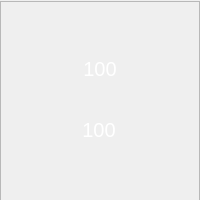
<?xml version="1.0" encoding="UTF-8"?>
<ui version="4.0">
 <class>SmallPlate</class>
 <widget class="QWidget" name="SmallPlate">
  <property name="geometry">
   <rect>
    <x>0</x>
    <y>0</y>
    <width>200</width>
    <height>200</height>
   </rect>
  </property>
  <property name="windowTitle">
   <string>Form</string>
  </property>
  <widget class="PlateFrame" name="frame">
   <property name="geometry">
    <rect>
     <x>0</x>
     <y>1</y>
     <width>200</width>
     <height>200</height>
    </rect>
   </property>
   <property name="styleSheet">
    <string notr="true">background-image: url(:/pic/小表.png);
background-position:center;
background-repeat:no-repeat;</string>
   </property>
   <property name="frameShape">
    <enum>QFrame::StyledPanel</enum>
   </property>
   <property name="frameShadow">
    <enum>QFrame::Plain</enum>
   </property>
   <property name="lineWidth">
    <number>0</number>
   </property>
   <widget class="QLabel" name="r_label">
    <property name="geometry">
     <rect>
      <x>69</x>
      <y>116</y>
      <width>60</width>
      <height>25</height>
     </rect>
    </property>
    <property name="font">
     <font>
      <pointsize>15</pointsize>
     </font>
    </property>
    <property name="styleSheet">
     <string notr="true">color: rgb(255, 255, 255);</string>
    </property>
    <property name="text">
     <string>100</string>
    </property>
    <property name="alignment">
     <set>Qt::AlignCenter</set>
    </property>
   </widget>
   <widget class="QLabel" name="l_label">
    <property name="geometry">
     <rect>
      <x>70</x>
      <y>55</y>
      <width>60</width>
      <height>25</height>
     </rect>
    </property>
    <property name="font">
     <font>
      <pointsize>15</pointsize>
     </font>
    </property>
    <property name="styleSheet">
     <string notr="true">color: rgb(255, 255, 255);</string>
    </property>
    <property name="text">
     <string>100</string>
    </property>
    <property name="alignment">
     <set>Qt::AlignCenter</set>
    </property>
   </widget>
  </widget>
 </widget>
 <customwidgets>
  <customwidget>
   <class>PlateFrame</class>
   <extends>QFrame</extends>
   <header>plateframe.h</header>
   <container>1</container>
  </customwidget>
 </customwidgets>
 <resources/>
 <connections/>
</ui>
